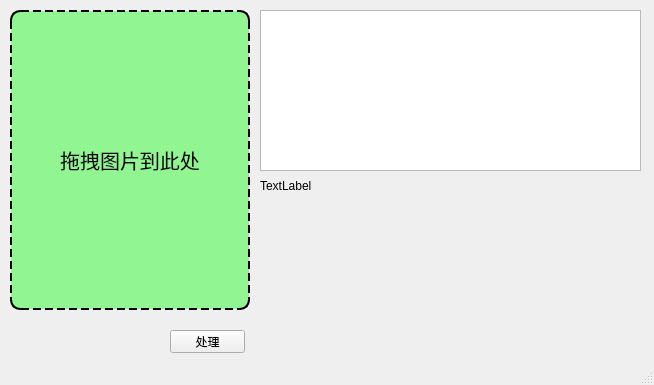
<?xml version="1.0" encoding="UTF-8"?>
<ui version="4.0">
 <class>MainWindow</class>
 <widget class="QMainWindow" name="MainWindow">
  <property name="geometry">
   <rect>
    <x>0</x>
    <y>0</y>
    <width>654</width>
    <height>385</height>
   </rect>
  </property>
  <property name="windowTitle">
   <string>MainWindow</string>
  </property>
  <widget class="QWidget" name="centralWidget">
   <widget class="QLabel" name="label_Board">
    <property name="geometry">
     <rect>
      <x>10</x>
      <y>10</y>
      <width>240</width>
      <height>300</height>
     </rect>
    </property>
    <property name="styleSheet">
     <string notr="true">QLabel{
	background-color: rgba(0, 255, 0, 100);
	font-size: 20px;
	border:2px dashed black;
	border-radius:10px;
}</string>
    </property>
    <property name="text">
     <string>拖拽图片到此处</string>
    </property>
    <property name="alignment">
     <set>Qt::AlignCenter</set>
    </property>
   </widget>
   <widget class="QPushButton" name="pushButton_process">
    <property name="geometry">
     <rect>
      <x>170</x>
      <y>330</y>
      <width>75</width>
      <height>23</height>
     </rect>
    </property>
    <property name="text">
     <string>处理</string>
    </property>
   </widget>
   <widget class="QTextEdit" name="textEdit_Result">
    <property name="geometry">
     <rect>
      <x>260</x>
      <y>10</y>
      <width>381</width>
      <height>161</height>
     </rect>
    </property>
    <property name="styleSheet">
     <string notr="true"/>
    </property>
   </widget>
   <widget class="QLabel" name="label_Count">
    <property name="geometry">
     <rect>
      <x>260</x>
      <y>180</y>
      <width>54</width>
      <height>12</height>
     </rect>
    </property>
    <property name="text">
     <string>TextLabel</string>
    </property>
   </widget>
  </widget>
  <widget class="QMenuBar" name="menuBar">
   <property name="geometry">
    <rect>
     <x>0</x>
     <y>0</y>
     <width>654</width>
     <height>22</height>
    </rect>
   </property>
  </widget>
  <widget class="QStatusBar" name="statusBar"/>
 </widget>
 <layoutdefault spacing="6" margin="11"/>
 <resources/>
 <connections/>
</ui>
